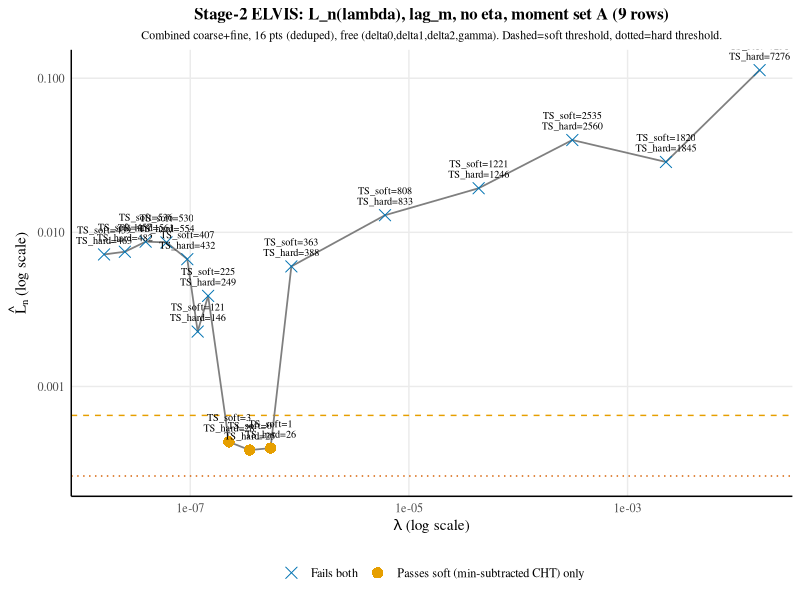

This chart was generated by the following R code:
## Stage-2 ELVIS: L_n(lambda) vs lambda, no-eta mechanism, moment set A (9
## rows), coarse 8-point grid within the new [1.63e-8,0.0161] bounds. Marks
## which point(s) pass the soft (min-subtracted CHT-style) test actually
## used for the confidence set, and separately the hard (conservative,
## Theorem F.1, absolute) test. 2026-09-10.

library(tidyverse)

df <- read.csv("Code/Products/1270-lambdagrid-lag_m-allcombined.csv")

n <- 32232; dg <- 9
qc <- qchisq(0.95, dg)
Lmin <- min(df$Lhat)
df <- df %>%
    mutate(
        TS_soft = 2*n*(Lhat - Lmin),
        TS_hard = 2*n*Lhat,
        pass_soft = TS_soft <= qc,
        pass_hard = TS_hard <= qc,
        cat = case_when(
            pass_hard ~ "Passes hard (conservative, Thm F.1)",
            pass_soft ~ "Passes soft (min-subtracted CHT) only",
            TRUE      ~ "Fails both"
        )
    )

wong_red <- "#D55E00"; wong_orange <- "#E69F00"; wong_blue <- "#0072B2"

p <- ggplot(df, aes(x = lambda, y = Lhat)) +
    geom_hline(yintercept = Lmin + qc/(2*n), color = wong_orange, linewidth = 0.5, linetype = "dashed") +
    geom_hline(yintercept = qc/(2*n), color = wong_red, linewidth = 0.5, linetype = "dotted") +
    geom_line(color = "grey50", linewidth = 0.6) +
    geom_point(aes(color = cat, shape = cat), size = 3.5) +
    geom_text(aes(label = sprintf("TS_soft=%.0f\nTS_hard=%.0f", TS_soft, TS_hard)),
              vjust = -0.6, size = 2.6, family = "Times", lineheight = 0.85) +
    scale_color_manual(values = c(
        "Passes hard (conservative, Thm F.1)"   = wong_red,
        "Passes soft (min-subtracted CHT) only" = wong_orange,
        "Fails both"                            = wong_blue
    )) +
    scale_shape_manual(values = c(
        "Passes hard (conservative, Thm F.1)"   = 17,
        "Passes soft (min-subtracted CHT) only" = 16,
        "Fails both"                            = 4
    )) +
    scale_x_log10(labels = scales::label_scientific()) +
    scale_y_log10() +
    labs(x = expression(lambda~"(log scale)"), y = expression(hat(L)[n]~"(log scale)"),
         color = NULL, shape = NULL,
         title = "Stage-2 ELVIS: L_n(lambda), lag_m, no eta, moment set A (9 rows)",
         subtitle = "Combined coarse+fine, 16 pts (deduped), free (delta0,delta1,delta2,gamma). Dashed=soft threshold, dotted=hard threshold.") +
    theme_minimal() +
    theme(
        panel.grid.minor = element_blank(),
        axis.line = element_line(color = "black", linetype = "solid"),
        plot.title = element_text(family = "Times", size = 12, face = "bold", hjust = 0.5),
        plot.subtitle = element_text(family = "Times", size = 8.5, hjust = 0.5),
        legend.position = "bottom",
        text = element_text(family = "Times")
    )

ggsave("Paper/images/1272-lambdagrid-final-lhat-lambda.png", p, width = 9.5, height = 7, dpi = 300)
cat("Saved: Paper/images/1272-lambdagrid-final-lhat-lambda.png\n")
